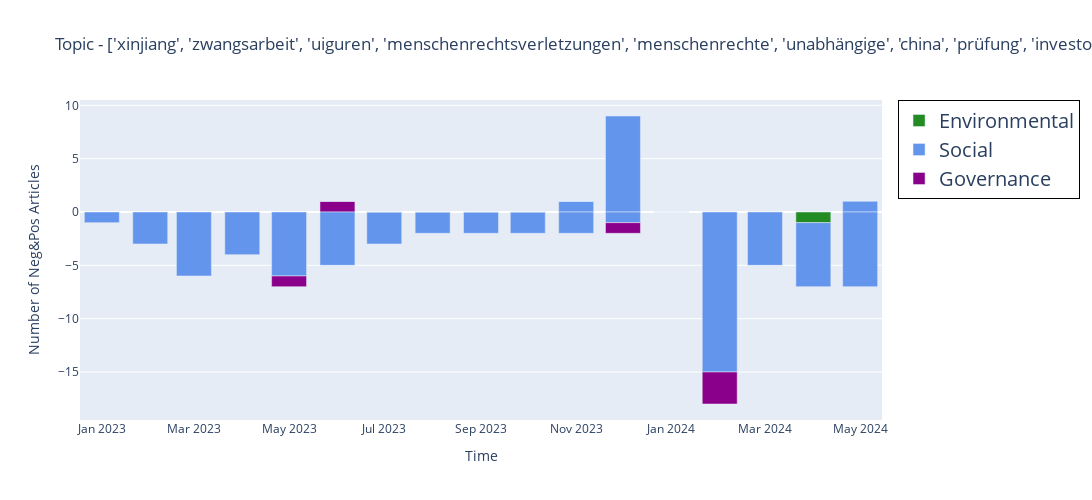

Notebook code for this chart:
### Markdown cell above
### Fig 4: Positive & Negative Articles per month of Topic related to forced labor in China's Xinjiang Province

### Code cell
# Select the most relevant topic containing the keyword 'xinjiang'
# Topic determination has random elements, so the resulting graph might differ slightly from the version in the paper
sorted_topics = topic_subset['topic_info'].sort_values('Mean_Relevance', ascending=False)
topic_num = sorted_topics[sorted_topics['Name'].str.contains('xinjiang', case=False)]['Topic'].values[0]

# Alternatively, it is possible to manually select a topic by its number after browsing the topic info above
# topic_num = 6

print(topic_subset['topic_info'][topic_subset['topic_info']['Topic'] == topic_num]['Name'])

topic_data = company_articles[c][[i == topic_num for i in topic_subset['topics']]]
print(topic_data['aspect'].value_counts(normalize=True))

filter_topic_data = filter_data(topic_data, None, None)

topic_aspect_data_pos = {}
topic_aspect_data_neg = {}
topic_aspect_data_neut = {}
for aspect in aspect_filters:
    topic_aspect_data_pos[aspect] = filter_topic_data[(filter_topic_data['aspect'] == aspect) & (filter_topic_data['sentiment'] == 'positive')].resample('M', on='date')['sentiment_int'].sum()
    topic_aspect_data_neg[aspect] = filter_topic_data[(filter_topic_data['aspect'] == aspect) & (filter_topic_data['sentiment'] == 'negative')].resample('M', on='date')['sentiment_int'].sum()
    topic_aspect_data_neut[aspect] = filter_topic_data[(filter_topic_data['aspect'] == aspect) & (filter_topic_data['sentiment'] == 'neutral')].resample('M', on='date')['sentiment_int'].sum()

relevance_data = filter_topic_data.resample('M', on='date')['relevance_score'].mean()

######################## FIGURE ########################

# Create traces for each category (positive and negative stacked bars)
fig = go.Figure()

# Adding positive sentiment bars for each category
for aspect_filter in aspect_filters:
    fig.add_trace(go.Bar(
        x=list(topic_aspect_data_pos[aspect_filter].index.to_period('M').to_timestamp()),
        y=topic_aspect_data_pos[aspect_filter],
        name=aspect_filter.title(),
        offsetgroup=1,
        # legendgroup=f'{category}',
        marker_color=aspect_colors[aspect_filter],
        hovertemplate=f'{aspect_filter} Positive: %{{y}}<extra></extra>',
        showlegend=False,
        yaxis='y1',
    ))

# Adding negative sentiment bars for each category
for aspect_filter in aspect_filters:
    fig.add_trace(go.Bar(
        x=list(topic_aspect_data_neg[aspect_filter].index.to_period('M').to_timestamp()),
        y=topic_aspect_data_neg[aspect_filter],
        name=aspect_filter.title(),
        offsetgroup=2,
        # legendgroup=f'{category}',
        marker_color=aspect_colors[aspect_filter],
        hovertemplate=f'{aspect_filter} Negative: %{{y}}<extra></extra>',
        showlegend=True,
        yaxis='y1',
    ))

# Update layout for visual styling
fig.update_layout(
    barmode='relative',
    title=f"Topic - {topic_subset['topic_info'][topic_subset['topic_info']['Topic'] == topic_num]['Representation'].values[0]}",
    xaxis=dict(title='Time'),
    yaxis=dict(title='Number of Neg&Pos Articles'),
    bargap=0.2,
    height=500,
    width=1500,
    # font=dict(size=textfont_size),
    legend=dict(
        # x=0.2,
        # y=0.75,
        # xanchor='right',  # Anchor the legend to the left
        # yanchor='bottom',  # Anchor the legend to the middle
        bgcolor='rgba(255, 255, 255, 0.8)',  # Optional: set a background color for better visibility
        bordercolor='black',  # Optional: set border color
        borderwidth=1,  # Optional: set border width
        font = dict(size = textfont_size),
    ),
)

# Show the plot
fig.show()

### Figure 1 — Plotly figure (JSON) as saved in the notebook; plotly's stock layout.template omitted (floating-point values rounded to 4 significant figures)
{"data": [{"hovertemplate": "environmental Positive: %{y}<extra></extra>", "marker": {"color": "forestgreen"}, "name": "Environmental", "offsetgroup": "1", "showlegend": false, "type": "bar", "x": [], "y": [], "yaxis": "y"}, {"hovertemplate": "social Positive: %{y}<extra></extra>", "marker": {"color": "cornflowerblue"}, "name": "Social", "offsetgroup": "1", "showlegend": false, "type": "bar", "x": ["2023-11-01T00:00:00", "2023-12-01T00:00:00", "2024-01-01T00:00:00", "2024-02-01T00:00:00", "2024-03-01T00:00:00", "2024-04-01T00:00:00", "2024-05-01T00:00:00"], "y": [1, 9, 0, 0, 0, 0, 1], "yaxis": "y"}, {"hovertemplate": "governance Positive: %{y}<extra></extra>", "marker": {"color": "darkmagenta"}, "name": "Governance", "offsetgroup": "1", "showlegend": false, "type": "bar", "x": ["2023-06-01T00:00:00"], "y": [1], "yaxis": "y"}, {"hovertemplate": "environmental Negative: %{y}<extra></extra>", "marker": {"color": "forestgreen"}, "name": "Environmental", "offsetgroup": "2", "showlegend": true, "type": "bar", "x": ["2024-04-01T00:00:00"], "y": [-1], "yaxis": "y"}, {"hovertemplate": "social Negative: %{y}<extra></extra>", "marker": {"color": "cornflowerblue"}, "name": "Social", "offsetgroup": "2", "showlegend": true, "type": "bar", "x": ["2023-01-01T00:00:00", "2023-02-01T00:00:00", "2023-03-01T00:00:00", "2023-04-01T00:00:00", "2023-05-01T00:00:00", "2023-06-01T00:00:00", "2023-07-01T00:00:00", "2023-08-01T00:00:00", "2023-09-01T00:00:00", "2023-10-01T00:00:00", "2023-11-01T00:00:00", "2023-12-01T00:00:00", "2024-01-01T00:00:00", "2024-02-01T00:00:00", "2024-03-01T00:00:00", "2024-04-01T00:00:00", "2024-05-01T00:00:00"], "y": [-1, -3, -6, -4, -6, -5, -3, -2, -2, -2, -2, -1, 0, -15, -5, -6, -7], "yaxis": "y"}, {"hovertemplate": "governance Negative: %{y}<extra></extra>", "marker": {"color": "darkmagenta"}, "name": "Governance", "offsetgroup": "2", "showlegend": true, "type": "bar", "x": ["2023-05-01T00:00:00", "2023-06-01T00:00:00", "2023-07-01T00:00:00", "2023-08-01T00:00:00", "2023-09-01T00:00:00", "2023-10-01T00:00:00", "2023-11-01T00:00:00", "2023-12-01T00:00:00", "2024-01-01T00:00:00", "2024-02-01T00:00:00"], "y": [-1, 0, 0, 0, 0, 0, 0, -1, 0, -3], "yaxis": "y"}], "layout": {"bargap": 0.2, "barmode": "relative", "height": 500, "legend": {"bgcolor": "rgba(255, 255, 255, 0.8)", "bordercolor": "black", "borderwidth": 1, "font": {"size": 20}}, "title": {"text": "Topic - ['xinjiang', 'zwangsarbeit', 'uiguren', 'menschenrechtsverletzungen', 'menschenrechte', 'unabhängige', 'china', 'prüfung', 'investoren', 'audit']"}, "width": 1500, "xaxis": {"title": {"text": "Time"}}, "yaxis": {"title": {"text": "Number of Neg&Pos Articles"}}}}
